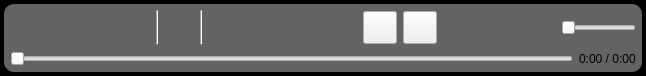
<?xml version="1.0" encoding="UTF-8"?>
<ui version="4.0">
 <class>MediaControls</class>
 <widget class="QWidget" name="MediaControls">
  <property name="geometry">
   <rect>
    <x>0</x>
    <y>0</y>
    <width>646</width>
    <height>70</height>
   </rect>
  </property>
  <property name="mouseTracking">
   <bool>true</bool>
  </property>
  <property name="windowTitle">
   <string>Form</string>
  </property>
  <property name="styleSheet">
   <string notr="true">QWidget#MediaControls {
	background-color: black;
}</string>
  </property>
  <layout class="QGridLayout" name="gridLayout">
   <property name="leftMargin">
    <number>4</number>
   </property>
   <property name="topMargin">
    <number>4</number>
   </property>
   <property name="rightMargin">
    <number>4</number>
   </property>
   <property name="bottomMargin">
    <number>4</number>
   </property>
   <item row="0" column="0">
    <widget class="QFrame" name="frameMediaControls">
     <property name="mouseTracking">
      <bool>true</bool>
     </property>
     <property name="styleSheet">
      <string notr="true">QFrame#frameMediaControls {
	background-color: rgba(180, 180, 180, 140);
	border-radius: 10px;
}</string>
     </property>
     <property name="frameShape">
      <enum>QFrame::StyledPanel</enum>
     </property>
     <property name="frameShadow">
      <enum>QFrame::Raised</enum>
     </property>
     <layout class="QGridLayout" name="gridLayout_2">
      <property name="leftMargin">
       <number>6</number>
      </property>
      <property name="topMargin">
       <number>6</number>
      </property>
      <property name="rightMargin">
       <number>6</number>
      </property>
      <property name="bottomMargin">
       <number>6</number>
      </property>
      <property name="spacing">
       <number>6</number>
      </property>
      <item row="0" column="0" colspan="2">
       <layout class="QHBoxLayout" name="horizontalLayout_2">
        <item>
         <widget class="QToolButton" name="toolButtonPlayPause">
          <property name="enabled">
           <bool>true</bool>
          </property>
          <property name="styleSheet">
           <string notr="true">QToolButton {
	background: transparent;
	border: 0px solid transparent;
	image: url(:/Resource/Media/PlayMedia.png);
}

QToolButton:hover {
	image: url(:/Resource/Media/PlayMediaH.png);
}

QToolButton:pressed {
	image: url(:/Resource/Media/PlayMediaP.png);
}

QToolButton:disabled {
	image: url(:/Resource/Media/PlayMediaD.png);
}

QToolButton:checked {
	image: url(:/Resource/Media/PauseMedia.png);
}

QToolButton:checked:hover {
	image: url(:/Resource/Media/PauseMediaH.png);
}

QToolButton:checked:pressed {
	image: url(:/Resource/Media/PauseMediaP.png);
}

QToolButton:checked:disabled {
	image: url(:/Resource/Media/PauseMediaD.png);
}
</string>
          </property>
          <property name="text">
           <string/>
          </property>
          <property name="iconSize">
           <size>
            <width>32</width>
            <height>32</height>
           </size>
          </property>
          <property name="checkable">
           <bool>true</bool>
          </property>
          <property name="checked">
           <bool>false</bool>
          </property>
         </widget>
        </item>
        <item>
         <widget class="QToolButton" name="toolButtonPrevious">
          <property name="styleSheet">
           <string notr="true">QToolButton {
	background: transparent;
	border: 0px solid transparent;
	image: url(:/Resource/Media/PreviousMediaTrack.png);
}

QToolButton:hover {
	image: url(:/Resource/Media/PreviousMediaTrackH.png);
}

QToolButton:pressed {
	image: url(:/Resource/Media/PreviousMediaTrackP.png);
}

QToolButton:disabled {
	image: url(:/Resource/Media/PreviousMediaTrackD.png);
}
</string>
          </property>
          <property name="text">
           <string/>
          </property>
          <property name="iconSize">
           <size>
            <width>26</width>
            <height>26</height>
           </size>
          </property>
         </widget>
        </item>
        <item>
         <widget class="QToolButton" name="toolButtonStop">
          <property name="styleSheet">
           <string notr="true">QToolButton {
	background: transparent;
	border: 0px solid transparent;
	image: url(:/Resource/Media/StopMedia.png);
}

QToolButton:hover {
	image: url(:/Resource/Media/StopMediaH.png);
}

QToolButton:pressed {
	image: url(:/Resource/Media/StopMediaP.png);
}

QToolButton:disabled {
	image: url(:/Resource/Media/StopMediaD.png);
}
</string>
          </property>
          <property name="text">
           <string/>
          </property>
          <property name="iconSize">
           <size>
            <width>26</width>
            <height>26</height>
           </size>
          </property>
         </widget>
        </item>
        <item>
         <widget class="QToolButton" name="toolButtonNext">
          <property name="styleSheet">
           <string notr="true">QToolButton {
	background: transparent;
	border: 0px solid transparent;
	image: url(:/Resource/Media/NextMediaTrack.png);
}

QToolButton:hover {
	image: url(:/Resource/Media/NextMediaTrackH.png);
}

QToolButton:pressed {
	image: url(:/Resource/Media/NextMediaTrackP.png);
}

QToolButton:disabled {
	image: url(:/Resource/Media/NextMediaTrackD.png);
}
</string>
          </property>
          <property name="text">
           <string/>
          </property>
          <property name="iconSize">
           <size>
            <width>26</width>
            <height>26</height>
           </size>
          </property>
         </widget>
        </item>
        <item>
         <widget class="Line" name="line">
          <property name="orientation">
           <enum>Qt::Vertical</enum>
          </property>
         </widget>
        </item>
        <item>
         <widget class="QToolButton" name="toolButtonOpen">
          <property name="styleSheet">
           <string notr="true">QToolButton {
	background: transparent;
	border: 0px solid transparent;
	image: url(:/Resource/Media/OpenMedia.png);
}

QToolButton:hover {
	image: url(:/Resource/Media/OpenMediaH.png);
}

QToolButton:pressed {
	image: url(:/Resource/Media/OpenMediaP.png);
}

QToolButton:disabled {
	image: url(:/Resource/Media/OpenMediaD.png);
}
</string>
          </property>
          <property name="text">
           <string/>
          </property>
          <property name="iconSize">
           <size>
            <width>26</width>
            <height>26</height>
           </size>
          </property>
         </widget>
        </item>
        <item>
         <widget class="Line" name="line_2">
          <property name="orientation">
           <enum>Qt::Vertical</enum>
          </property>
         </widget>
        </item>
        <item>
         <widget class="QToolButton" name="toolButtonReplay">
          <property name="styleSheet">
           <string notr="true">QToolButton {
	background: transparent;
	border: 0px solid transparent;
	image: url(:/Resource/Media/Repeat.png);
}

QToolButton:hover {
	image: url(:/Resource/Media/RepeatH.png);
}

QToolButton:pressed {
	image: url(:/Resource/Media/RepeatP.png);
}

QToolButton:disabled {
	image: url(:/Resource/Media/RepeatD.png);
}
</string>
          </property>
          <property name="text">
           <string/>
          </property>
          <property name="iconSize">
           <size>
            <width>26</width>
            <height>26</height>
           </size>
          </property>
         </widget>
        </item>
        <item>
         <widget class="QToolButton" name="toolButtonShuffle">
          <property name="styleSheet">
           <string notr="true">QToolButton {
	background: transparent;
	border: 0px solid transparent;
	image: url(:/Resource/Media/Shuffle.png);
}

QToolButton:hover {
	image: url(:/Resource/Media/ShuffleH.png);
}

QToolButton:pressed {
	image: url(:/Resource/Media/ShuffleP.png);
}

QToolButton:disabled {
	image: url(:/Resource/Media/ShuffleD.png);
}
</string>
          </property>
          <property name="text">
           <string/>
          </property>
          <property name="iconSize">
           <size>
            <width>26</width>
            <height>26</height>
           </size>
          </property>
         </widget>
        </item>
        <item>
         <spacer name="horizontalSpacer_3">
          <property name="orientation">
           <enum>Qt::Horizontal</enum>
          </property>
          <property name="sizeHint" stdset="0">
           <size>
            <width>40</width>
            <height>20</height>
           </size>
          </property>
         </spacer>
        </item>
        <item>
         <widget class="QToolButton" name="toolButtonFullScreen">
          <property name="text">
           <string/>
          </property>
          <property name="icon">
           <iconset resource="../Resource.qrc">
            <normaloff>:/Resource/Media/FullScreen.png</normaloff>:/Resource/Media/FullScreen.png</iconset>
          </property>
          <property name="iconSize">
           <size>
            <width>26</width>
            <height>26</height>
           </size>
          </property>
         </widget>
        </item>
        <item>
         <widget class="QToolButton" name="toolButtonSettings">
          <property name="text">
           <string/>
          </property>
          <property name="icon">
           <iconset resource="../Resource.qrc">
            <normaloff>:/Resource/Generic/Settings.png</normaloff>:/Resource/Generic/Settings.png</iconset>
          </property>
          <property name="iconSize">
           <size>
            <width>26</width>
            <height>26</height>
           </size>
          </property>
         </widget>
        </item>
        <item>
         <spacer name="horizontalSpacer_4">
          <property name="orientation">
           <enum>Qt::Horizontal</enum>
          </property>
          <property name="sizeHint" stdset="0">
           <size>
            <width>40</width>
            <height>20</height>
           </size>
          </property>
         </spacer>
        </item>
        <item>
         <widget class="QToolButton" name="toolButtonMute">
          <property name="mouseTracking">
           <bool>true</bool>
          </property>
          <property name="styleSheet">
           <string notr="true">QToolButton {
	background: transparent;
	border: 0px solid transparent;
	image: url(:/Resource/Media/Mute.png);
}

QToolButton:hover {
	image: url(:/Resource/Media/MuteH.png);
}

QToolButton:pressed {
	image: url(:/Resource/Media/MuteP.png);
}

QToolButton:checked {
	image: url(:/Resource/Media/Unmute.png);
}

QToolButton:checked:hover {
	image: url(:/Resource/Media/UnmuteH.png);
}

QToolButton:checked:pressed {
	image: url(:/Resource/Media/UnmuteP.png);
}</string>
          </property>
          <property name="text">
           <string/>
          </property>
          <property name="iconSize">
           <size>
            <width>26</width>
            <height>26</height>
           </size>
          </property>
          <property name="checkable">
           <bool>true</bool>
          </property>
          <property name="checked">
           <bool>true</bool>
          </property>
         </widget>
        </item>
        <item>
         <widget class="QSlider" name="horizontalSliderVolume">
          <property name="minimumSize">
           <size>
            <width>75</width>
            <height>15</height>
           </size>
          </property>
          <property name="maximumSize">
           <size>
            <width>75</width>
            <height>15</height>
           </size>
          </property>
          <property name="orientation">
           <enum>Qt::Horizontal</enum>
          </property>
         </widget>
        </item>
       </layout>
      </item>
      <item row="1" column="0">
       <widget class="QSlider" name="horizontalSliderSeek">
        <property name="orientation">
         <enum>Qt::Horizontal</enum>
        </property>
       </widget>
      </item>
      <item row="1" column="1">
       <widget class="QLabel" name="labelTime">
        <property name="text">
         <string>0:00 / 0:00</string>
        </property>
       </widget>
      </item>
     </layout>
    </widget>
   </item>
  </layout>
 </widget>
 <resources>
  <include location="../Resource.qrc"/>
 </resources>
 <connections/>
</ui>
